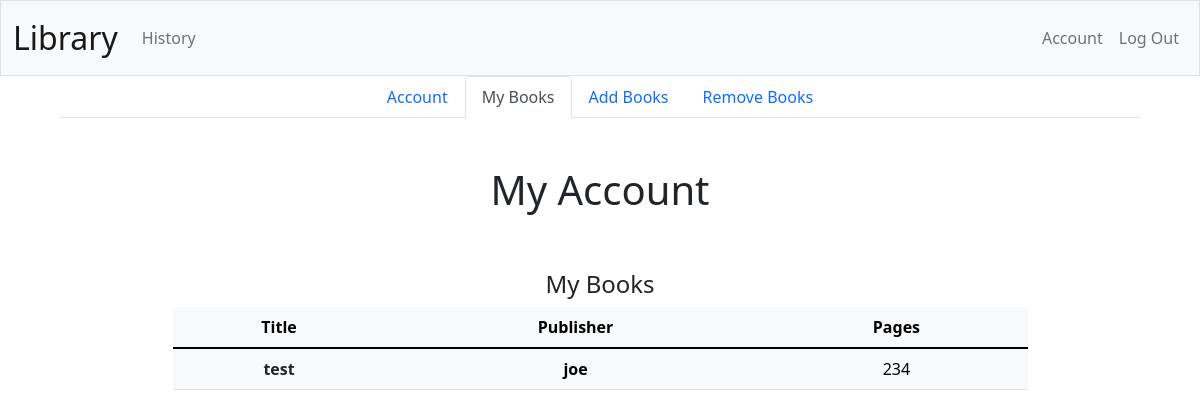
Before: /account/my_book (signed in) with the older database file.
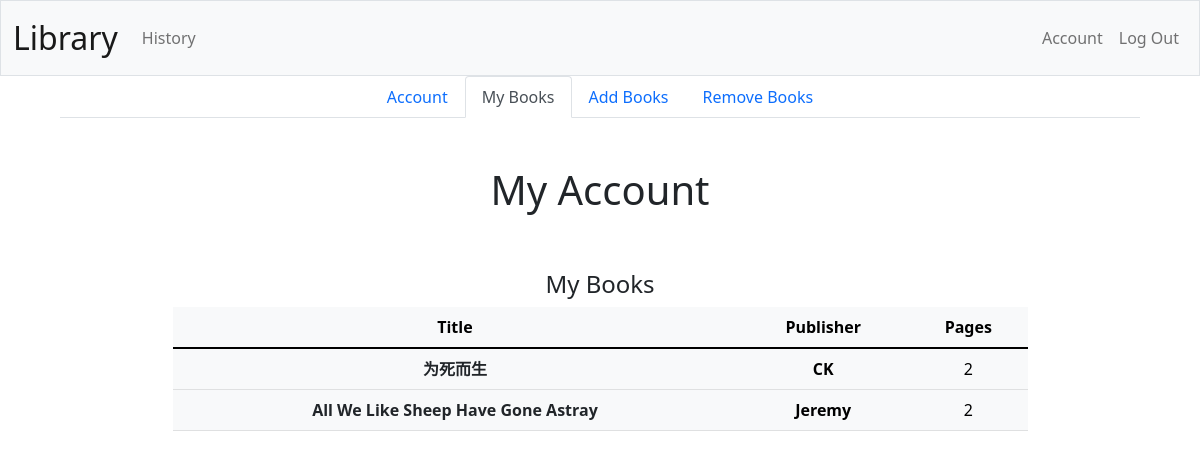
After: the same page with the newer database file.
### tables this page shows
CREATE TABLE books (
    id INTEGER PRIMARY KEY AUTOINCREMENT NOT NULL, 
    title TEXT NOT NULL,
    publish_date DATE DEFAULT CURRENT_DATE,
    publisher TEXT NOT NULL,
    creater_id INTEGER NOT NULL,
    pages INTEGER NOT NULL,
    file_name TEXT NOT NULL);

### App.py (the view)
@app.route("/account/my_book", methods=["GET"])
@login_required
def My_book():
    user_id = session["user_id"]
    with sqlite3.connect(database_name) as conn:
        db = conn.cursor()
        books_db = db.execute("SELECT * FROM books WHERE creater_id = ?", (user_id,))
        books = books_db.fetchall()
    return render_template("my_book.html", books=books)

### App.py (called while the page is built)
def login_required(f):
    @wraps(f)
    def decorated_function(*args, **kwargs):
        if session.get("user_id") is None:
            return redirect("/account/login")
        return f(*args, **kwargs)
    return decorated_function

### templates/my_book.html (shortened to what this page needs)
{% extends "account.html" %}
{% block nav %}
<ul class="nav nav-tabs justify-content-center mx-5">
    <li class="nav-item">
        <a class="nav-link" aria-current="page" href="/account">Account</a>
    </li>
    <li class="nav-item">
        <a class="nav-link active" aria-current="page" href="/account/my_book">My Books</a>
    </li>
    <li class="nav-item">
        <a class="nav-link" href="/account/add_book">Add Books</a>
    </li>
    <li class="nav-item">
        <a class="nav-link" href="/account/remove_book">Remove Books</a>
    </li>
</ul>
{% endblock %}
{% block contain %}
<div class="text-center">
    <div class="mb-5 container">
        <div class="row mb-3 justify-content-md-center">
            <h4>My Books</h4>
            <table class="table table-light w-75">
                <thead>
                    <tr>
                        <th scope="col">Title</th>
                        <th scope="col">Publisher</th>
                        <th scope="col">Pages</th>
                    </tr>
                </thead>
                <tbody>
                    {% for book in books %}
                        <tr>
                            <th class="pt-2"><a href="/static/uploads/{{book[6]}}#toolbar=0" class="link-dark text-decoration-none">{{ book[1] }}</a></th>
                            <th class="pt-2">{{ book[3] }} </td>
                            <td class="pt-2">{{ book[5] }} </td>
                        </tr>
                    {% endfor %}
                </tbody>
            </table>
        </div>
    </div>
</div>
{% endblock %}

### templates/account.html (shortened to what this page needs)
{% extends "layout.html" %}
{% block main %}
<div class="text-center">
    {% block nav %}{% endblock %}
    <div class="my-5 container">
        <div class="row">
            <h1 class="col">My Account</h1>
        </div>
    </div>
    {% block contain %}{% endblock %}
</div>
{% endblock %}

### templates/layout.html (shortened to what this page needs)
<!DOCTYPE html>
<html lang="en">
    <head>
        <link href="https://cdn.jsdelivr.net/npm/bootstrap@5.1.3/dist/css/bootstrap.min.css" rel="stylesheet">
        <link href="/static/styles.css" rel="stylesheet">
    </head>
    <body>
        <nav class="bg-light border navbar navbar-expand-md navbar-light">
            <div class="container-fluid">
                <a class="navbar-brand" href="/">Library</a>
                <div class="collapse navbar-collapse" id="navbar">
                    {% if session["user_id"] %}
                        <ul class="navbar-nav me-auto">
                            <li class="nav-item"><a class="nav-link" href="/history">History</a></li>
                        </ul>
                        <ul class="navbar-nav ms-auto">
                            <li class="nav-item"><a class="nav-link" href="/account">Account</a></li>
                            <li class="nav-item"><a class="nav-link" href="/logout">Log Out</a></li>
                        </ul>
                    {% else %}
                        <ul class="navbar-nav ms-auto mt-2">
                            <li class="nav-item"><a class="nav-link" href="/account/login">Log In</a></li>
                            <li class="nav-item"><a class="nav-link" href="/account/register">Register</a></li>
                        </ul>
                    {% endif %}
                </div>
            </div>
        </nav>
        <main class="container-fluid">
            {% block main %}{% endblock %}
        </main>
    </body>
</html>

### static/styles.css (style rules this page uses)
nav .navbar-brand { font-size: xx-large; }

Changed rows visible on the page:
removed books: title "test", publisher "joe", pages "234"
added books: title "为死而生", publisher "CK", pages "2"
added books: title "All We Like Sheep Have Gone Astray", publisher "Jeremy", pages "2"
